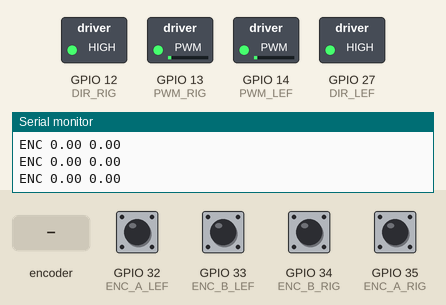
The sketch below on a simulated ESP32. Shown: switched loads named in the sketch (green lamp = pin HIGH), the last lines printed to the serial monitor. Dashed ring = blinking. Inputs (shaded band) come from the test bench; at power-on: GPIO 32 (ENC_A_LEF), GPIO 33 (ENC_B_LEF), GPIO 34 (ENC_B_RIG), GPIO 35 (ENC_A_RIG) HIGH.

Above: at 1.2 s.
1.3 s: rotary encoder on GPIO 32 (ENC_A_LEF) / GPIO 34 (ENC_B_RIG) turned 3 steps (first pin leading)
At 1.45 s:
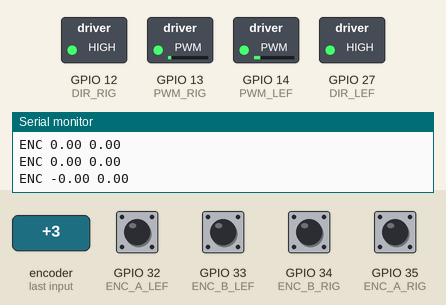
4.3 s: GPIO 35 (ENC_A_RIG) pulled LOW for 1 s
At 5.1 s:
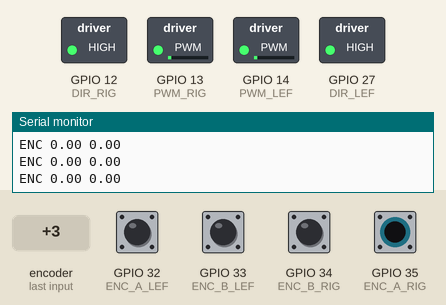
6.9 s: GPIO 33 (ENC_B_LEF) pulled LOW for 0.15 s
At 7.9 s:
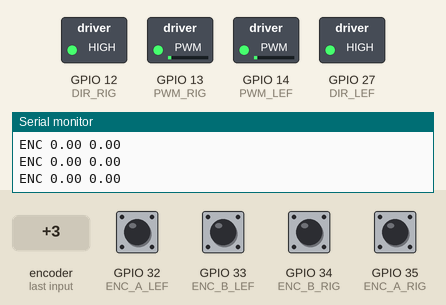
Timing chart, 0 to 9.9 s (numbered marks = the images above; inputs shaded):
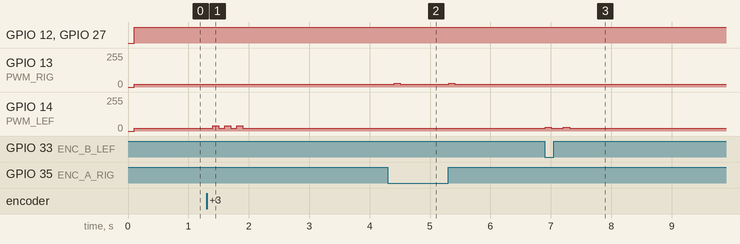

The sketch:

esp-ros2.ino
```cpp
#include <Wire.h>
#include <PID_v1.h>
#include <Arduino.h>

// Motor Pin Definitions
#define DIR_RIG 12
#define PWM_RIG 13
#define DIR_LEF 27
#define PWM_LEF 14

// Encoder Pin Definitions
#define ENC_A_RIG 35
#define ENC_B_RIG 34
#define ENC_A_LEF 32
#define ENC_B_LEF 33

// Control Loop Timing
#define LOOPTIME 100  // Looptime in milliseconds

// Encoder Counts
volatile long count_rig = 0, count_lef = 0;
double speed_act_left = 0, speed_cmd_left = 0, speed_req_left = 0;
double speed_act_right = 0, speed_cmd_right = 0, speed_req_right = 0;

// Robot Parameters
const double radius = 0.0625;
const double wheelbase = 0.32;
const double max_speed = 0.03599;
const double speed_pwm = 0.00148;
const double min_speed_cmd = 0.02962;

// PWM Values
int PWM_leftMotor = 0;
int PWM_rightMotor = 0;

// PID Parameters
const double PID_left_param[] = {0.24, 0, 1};
const double PID_right_param[] = {0.24, 0, 1};
PID PID_leftMotor(&speed_act_left, &speed_cmd_left, &speed_req_left,
                  PID_left_param[0], PID_left_param[1], PID_left_param[2], DIRECT);
PID PID_rightMotor(&speed_act_right, &speed_cmd_right, &speed_req_right,
                   PID_right_param[0], PID_right_param[1], PID_right_param[2], DIRECT);

void IRAM_ATTR enc_a_rig() {
    count_rig += (digitalRead(ENC_B_RIG) == digitalRead(ENC_A_RIG)) ? -1 : 1;
}

void IRAM_ATTR enc_b_rig() {
    count_rig += (digitalRead(ENC_B_RIG) != digitalRead(ENC_A_RIG)) ? -1 : 1;
}

void IRAM_ATTR enc_a_lef() {
    count_lef += (digitalRead(ENC_B_LEF) == digitalRead(ENC_A_LEF)) ? -1 : 1;
}

void IRAM_ATTR enc_b_lef() {
    count_lef += (digitalRead(ENC_B_LEF) != digitalRead(ENC_A_LEF)) ? -1 : 1;
}

void setup() {
    Serial.begin(115200);

    pinMode(PWM_RIG, OUTPUT);
    pinMode(DIR_RIG, OUTPUT);
    pinMode(PWM_LEF, OUTPUT);
    pinMode(DIR_LEF, OUTPUT);

    pinMode(ENC_A_RIG, INPUT_PULLUP);
    attachInterrupt(digitalPinToInterrupt(ENC_A_RIG), enc_a_rig, CHANGE);
    pinMode(ENC_B_RIG, INPUT_PULLUP);
    attachInterrupt(digitalPinToInterrupt(ENC_B_RIG), enc_b_rig, CHANGE);

    pinMode(ENC_A_LEF, INPUT_PULLUP);
    attachInterrupt(digitalPinToInterrupt(ENC_A_LEF), enc_a_lef, CHANGE);
    pinMode(ENC_B_LEF, INPUT_PULLUP);
    attachInterrupt(digitalPinToInterrupt(ENC_B_LEF), enc_b_lef, CHANGE);

    PID_leftMotor.SetMode(AUTOMATIC);
    PID_rightMotor.SetMode(AUTOMATIC);
}

void loop() {
    static unsigned long lastMilli = 0;
    if ((millis() - lastMilli) >= LOOPTIME) {
        lastMilli = millis();

        // Compute actual speed
        speed_act_left = (count_lef / 2800.0) * 2 * PI * radius * (1000.0 / LOOPTIME);
        speed_act_right = (count_rig / 2800.0) * 2 * PI * radius * (1000.0 / LOOPTIME);
        count_lef = 0;
        count_rig = 0;

        // Run PID computations
        PID_leftMotor.Compute();
        PID_rightMotor.Compute();

        // Calculate PWM values
        PWM_leftMotor = constrain(((speed_req_left + (speed_req_left >= 0 ? 1 : -1) * min_speed_cmd) / speed_pwm) + (speed_cmd_left / speed_pwm), -255, 255);
        PWM_rightMotor = constrain(((speed_req_right + (speed_req_right >= 0 ? 1 : -1) * min_speed_cmd) / speed_pwm) + (speed_cmd_right / speed_pwm), -255, 255);

        // Apply motor controls
        analogWrite(PWM_LEF, abs(PWM_leftMotor));
        digitalWrite(DIR_LEF, PWM_leftMotor > 0 ? HIGH : LOW);

        analogWrite(PWM_RIG, abs(PWM_rightMotor));
        digitalWrite(DIR_RIG, PWM_rightMotor > 0 ? HIGH : LOW);

        // Send encoder data
        Serial.print("ENC ");
        Serial.print(speed_act_left);
        Serial.print(" ");
        Serial.println(speed_act_right);
    }

    // Process incoming commands
    if (Serial.available()) {
        String cmd = Serial.readStringUntil('\n');
        cmd.trim();

        if (cmd.equals("RESET")) {
            count_lef = 0;
            count_rig = 0;
        } else if (cmd.startsWith("linear:") || cmd.startsWith("angular:")) {
            process_cmd_vel(cmd);
        }
    }
}

void process_cmd_vel(String command) {
    int linear_pos = command.indexOf("linear:");
    int angular_pos = command.indexOf("angular:");

    if (linear_pos != -1 && angular_pos != -1) {
        double linear_x = command.substring(linear_pos + 7, command.indexOf(' ', linear_pos)).toDouble();
        double angular_z = command.substring(angular_pos + 8).toDouble();

        speed_req_left = linear_x - angular_z * (wheelbase / 2);
        speed_req_right = linear_x + angular_z * (wheelbase / 2);
    }
}
```

Measured:
- after the input at 1.3 s, GPIO 14 (PWM_LEF): alternates 39/255 for 0.10 s and 20/255 for 0.10 s, 6 changes in all, then stays 20/255, starting after 0.10 s
- after the input at 4.3 s, GPIO 13 (PWM_RIG): alternates 29/255 for 0.10 s and 20/255 for 0.80 s, 4 changes in all, then stays 20/255, starting after 0.10 s
- after the input at 6.9 s, GPIO 14 (PWM_LEF): alternates 29/255 for 0.10 s and 20/255 for 0.20 s, 4 changes in all, then stays 20/255, starting at once
